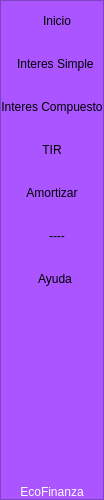
        <widget class="QFrame" name="frame_lateral">
         <property name="minimumSize">
          <size>
           <width>0</width>
           <height>0</height>
          </size>
         </property>
         <property name="maximumSize">
          <size>
           <width>0</width>
           <height>16777215</height>
          </size>
         </property>
         <property name="styleSheet">
          <string notr="true">QFrame{
background-color: rgb(170, 85, 255);
}

QPushButton{
background-color: rgb(170, 85, 255);
border-top-left-radius:20px;
border-bottom-left-radius:20px;

font: 75 12pt &quot;Arial Narrow&quot;;
}

QPushButton:hover{
background-color: rgb(255, 255, 255);
border-top-left-radius:20px;
border-bottom-left-radius:20px;

font: 75 12pt &quot;Arial Narrow&quot;;
}</string>
         </property>
         <property name="frameShape">
          <enum>QFrame::StyledPanel</enum>
         </property>
         <property name="frameShadow">
          <enum>QFrame::Raised</enum>
         </property>
         <layout class="QVBoxLayout" name="verticalLayout_3">
          <property name="spacing">
           <number>3</number>
          </property>
          <property name="leftMargin">
           <number>0</number>
          </property>
          <property name="topMargin">
           <number>0</number>
          </property>
          <property name="rightMargin">
           <number>0</number>
          </property>
          <property name="bottomMargin">
           <number>0</number>
          </property>
          <item>
           <widget class="QPushButton" name="bt_uno">
            <property name="minimumSize">
             <size>
              <width>0</width>
              <height>40</height>
             </size>
            </property>
            <property name="maximumSize">
             <size>
              <width>16777215</width>
              <height>40</height>
             </size>
            </property>
            <property name="text">
             <string>   Inicio</string>
            </property>
            <property name="icon">
             <iconset>
              <normaloff>homepage_3817621.png</normaloff>homepage_3817621.png</iconset>
            </property>
            <property name="iconSize">
             <size>
              <width>32</width>
              <height>32</height>
             </size>
            </property>
           </widget>
          </item>
          <item>
           <widget class="QPushButton" name="bt_dos">
            <property name="minimumSize">
             <size>
              <width>0</width>
              <height>40</height>
             </size>
            </property>
            <property name="maximumSize">
             <size>
              <width>16777215</width>
              <height>40</height>
             </size>
            </property>
            <property name="text">
             <string>  Interes Simple</string>
            </property>
            <property name="icon">
             <iconset>
              <normaloff>tasa-de-interes.png</normaloff>tasa-de-interes.png</iconset>
            </property>
            <property name="iconSize">
             <size>
              <width>32</width>
              <height>32</height>
             </size>
            </property>
           </widget>
          </item>
          <item>
           <widget class="QPushButton" name="bt_tres">
            <property name="minimumSize">
             <size>
              <width>0</width>
              <height>40</height>
             </size>
            </property>
            <property name="maximumSize">
             <size>
              <width>16777215</width>
              <height>40</height>
             </size>
            </property>
            <property name="focusPolicy">
             <enum>Qt::StrongFocus</enum>
            </property>
            <property name="text">
             <string>Interes Compuesto</string>
            </property>
            <property name="icon">
             <iconset>
              <normaloff>tasa-de-interes-flotante.png</normaloff>tasa-de-interes-flotante.png</iconset>
            </property>
            <property name="iconSize">
             <size>
              <width>32</width>
              <height>32</height>
             </size>
            </property>
           </widget>
          </item>
          <item>
           <widget class="QPushButton" name="bt_cuatro">
            <property name="minimumSize">
             <size>
              <width>0</width>
              <height>40</height>
             </size>
            </property>
            <property name="maximumSize">
             <size>
              <width>16777215</width>
              <height>40</height>
             </size>
            </property>
            <property name="text">
             <string>TIR</string>
            </property>
            <property name="icon">
             <iconset>
              <normaloff>fixed-interest-rate_3097797.png</normaloff>fixed-interest-rate_3097797.png</iconset>
            </property>
            <property name="iconSize">
             <size>
              <width>32</width>
              <height>32</height>
             </size>
            </property>
           </widget>
          </item>
          <item>
           <widget class="QPushButton" name="bt_cinco">
            <property name="minimumSize">
             <size>
              <width>0</width>
              <height>40</height>
             </size>
            </property>
            <property name="text">
             <string>Amortizar</string>
            </property>
           </widget>
          </item>
          <item>
           <widget class="QPushButton" name="pushButton_8">
            <property name="minimumSize">
             <size>
              <width>0</width>
              <height>40</height>
             </size>
            </property>
            <property name="text">
             <string>   ----</string>
            </property>
            <property name="icon">
             <iconset>
              <normaloff>../../Downloads/casa.png</normaloff>../../Downloads/casa.png</iconset>
            </property>
            <property name="iconSize">
             <size>
              <width>32</width>
              <height>32</height>
             </size>
            </property>
           </widget>
          </item>
          <item>
           <widget class="QPushButton" name="bt_inicio">
            <property name="minimumSize">
             <size>
              <width>0</width>
              <height>40</height>
             </size>
            </property>
            <property name="maximumSize">
             <size>
              <width>16777215</width>
              <height>40</height>
             </size>
            </property>
            <property name="text">
             <string>  Ayuda</string>
            </property>
            <property name="icon">
             <iconset>
              <normaloff>Help_icon-icons.com_73700.png</normaloff>Help_icon-icons.com_73700.png</iconset>
            </property>
            <property name="iconSize">
             <size>
              <width>32</width>
              <height>32</height>
             </size>
            </property>
           </widget>
          </item>
          <item>
           <spacer name="verticalSpacer">
            <property name="orientation">
             <enum>Qt::Vertical</enum>
            </property>
            <property name="sizeHint" stdset="0">
             <size>
              <width>20</width>
              <height>183</height>
             </size>
            </property>
           </spacer>
          </item>
          <item>
           <widget class="QLabel" name="label">
            <property name="styleSheet">
             <string notr="true">color: rgb(255, 255, 255);</string>
            </property>
            <property name="text">
             <string>EcoFinanza</string>
            </property>
            <property name="alignment">
             <set>Qt::AlignCenter</set>
            </property>
           </widget>
          </item>
         </layout>
        </widget>
